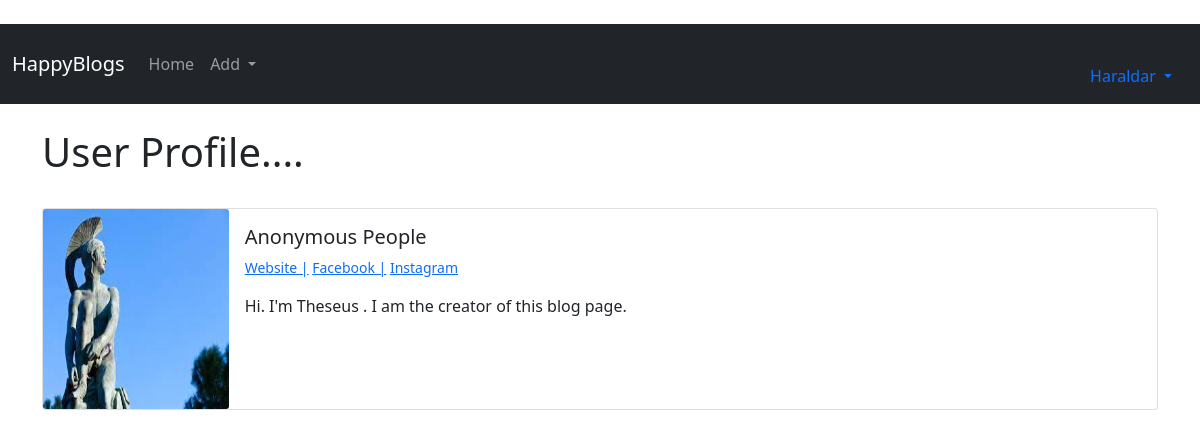
The app's page /members/1/profile/ (signed in) with its own data.
### ggblog/models.py (models this page shows, shortened)
class Profile(models.Model):
    user = models.OneToOneField(User,null=True,on_delete=models.CASCADE)
    bio  = models.TextField()
    profile_pic =  models.ImageField(null=True,blank=True,upload_to = 'images/profile/')
    website_url = models.CharField(max_length=255,null=True,blank=True)
    facebook_url = models.CharField(max_length=255,null=True,blank=True)
    instagram_url = models.CharField(max_length=255,null=True,blank=True)

### members/views.py (the view)
# urls.py: path('<int:pk>/profile/',ShowProfilePageView.as_view(),name='show_profile_page'),
class ShowProfilePageView(DetailView):
    model = Profile
    template_name = 'registration/user_profile.html'
    def get_context_data(self,*args, **kwargs):
        context = super(ShowProfilePageView,self).get_context_data(*args,**kwargs)
        page_user = get_object_or_404(Profile, id= self.kwargs['pk'])
        context["page_user"] = page_user
        return context

### members/templates/registration/user_profile.html
{% extends 'base.html' %}
{% load static %}
{% block content %}
{% if user.is_authenticated %}
<h1>User Profile....</h1>
<br/>
<div class="card mb-3">
  <div class="row g-0">
    <div class="col-md-2">
      {% if page_user.profile_pic %}
      <img src="{{ page_user.profile_pic.url}}" width="200" height="200" class="card-img">
      {% else %}
      <img src="{% static 'ggblog/images/Default.png' %}" width="200" height="200" class="card-img">
      {% endif %}
    </div>
    <div class="col-md-10">
      <div class="card-body">
        <h5 class="card-title">{{page_user.user.first_name}} {{page_user.user.last_name}}</h5>
        <p class="small text-muted">
            {% if page_user.website_url %}
            <a href="{{ page_user.website_url }}">Website |</a>
            {% endif %}
            {% if page_user.facebook_url %}
            <a href="{{ page_user.facebook_url }}">Facebook |</a>
            {% endif %}
            {% if page_user.instagram_url %}
            <a href="{{ page_user.instagram_url }}">Instagram </a>
            {% endif %}
        </p>
        <p class="card-text">{{page_user.bio}}</p>
      </div>
    </div>
  </div>
</div>
{% else %}
Not allowed.
{% endif %}
{% endblock %}

### ggblog/templates/base.html (shortened to what this page needs)
<!doctype html>
<html lang="en">
  <head>
    <link href="https://cdn.jsdelivr.net/npm/bootstrap@5.0.1/dist/css/bootstrap.min.css" rel="stylesheet">
  </head>
  <body>
    <br/>
    <nav class="navbar navbar-expand-lg navbar-dark bg-dark">
        <div class="container-fluid">
          <a class="navbar-brand" href="{% url 'home' %}">HappyBlogs</a>
          <div class="collapse navbar-collapse" id="navbarSupportedContent">
            <ul class="navbar-nav me-auto mb-2 mb-lg-0">
              <li class="nav-item">
                <a class="nav-link " aria-current="page" href="{% url 'home' %}">Home</a>
              </li>
              {% if user.is_authenticated%}
              <li class="nav-item dropdown">
                <a class="nav-link dropdown-toggle" href="#" id="navbarDropdown" role="button" data-bs-toggle="dropdown" aria-expanded="false">
                  Add
                </a>
              </li>
              {% endif %}
            </ul>
              <li class="nav-item">
                {% if user.is_authenticated %}
                <li class="nav-item dropdown">
                  <a class="nav-link dropdown-toggle" href="#" id="navbarDropdown" role="button" data-bs-toggle="dropdown" aria-expanded="false">
                    {{ user }}
                  </a>
                </li>
                {% endif %}
              </li>
          </div>
        </div>
      </nav>
    <br/>
    <div class="container">
    {% block content %}
    {% endblock %}
    </div>
  </body>
</html>

### records on screen
Profile: profile_pic (picture), user.first_name "Anonymous", user.last_name "People", bio "Hi. I'm Theseus . I am the creator of this blog page."

### other values on screen
{{ user }} "Haraldar"
